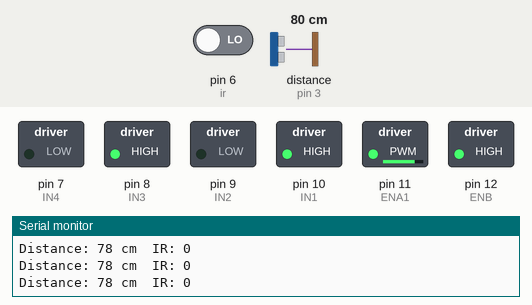
Bench run of a sketch on a simulated Arduino Uno, built with avr-gcc and run on an emulated ATmega328P. Shown: switched loads named in the sketch (green lamp = pin HIGH), the last lines printed to the serial monitor. Wiring (inferred from the names in the program): ultrasonic range finder: trigger pin 2; echo pin 3. Dashed ring = blinking. Inputs (shaded band) come from the test bench; at power-on: pin 6 (ir) LOW, distance to the obstacle (sensor on pin 3) 80 cm. The echo pulse lasts 58.3 µs per cm; pins used as bus, display or sensor lines are not drawn.

Above: at 1.2 s.
1.3 s: pin 6 (ir) driven HIGH
At 2.6 s:
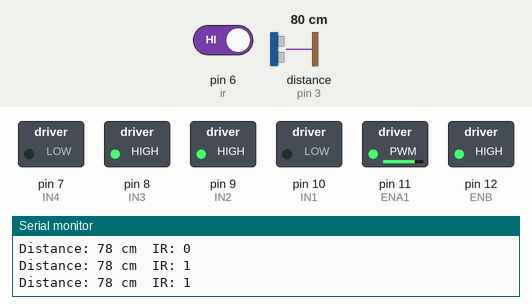
4.3 s: pin 6 (ir) driven LOW
At 4.79 s:
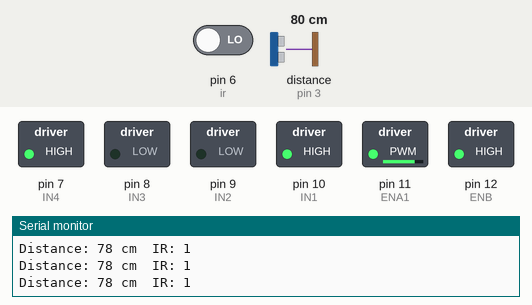
9.5 s: distance to the obstacle (sensor on pin 3) set to 28 cm
11.0 s: distance to the obstacle (sensor on pin 3) set to 22 cm
At 12.3 s:
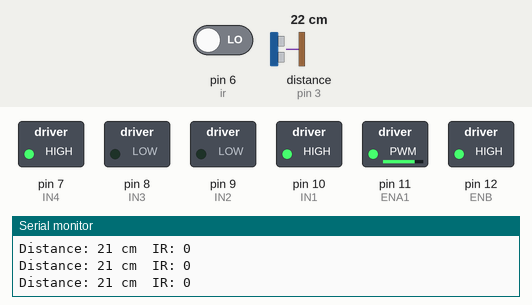
Timing chart, 0 to 13.5 s (numbered marks = the images above; inputs shaded):
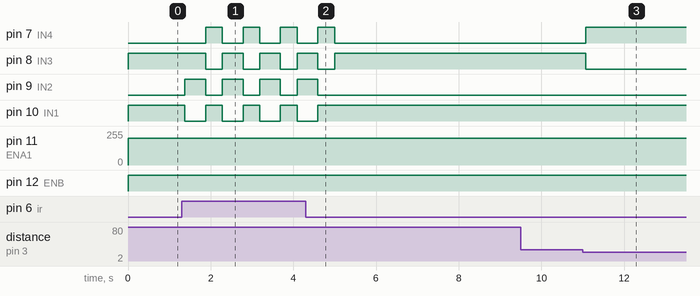

Measured:
- after the input at 1.3 s, pin 7 (IN4): alternates HIGH for 0.41 s and LOW for 0.50 s, starting after 0.58 s; pin 8 (IN3): alternates HIGH for 0.50 s and LOW for 0.41 s, starting after 0.58 s
- after the input at 4.3 s, pin 7 (IN4): goes on until 5.0 s, then stays LOW; pin 8 (IN3): goes on until 5.0 s, then stays HIGH; pin 9 (IN2): goes on until 4.6 s, then stays LOW; pin 10 (IN1): goes on until 4.6 s, then stays HIGH
- after the input at 11.0 s, pin 7 (IN4): LOW → HIGH after 0.07 s; pin 8 (IN3): HIGH → LOW after 0.07 s

The sketch:

sumo_robot_control_auto.ino
```cpp
int TRIG = 2;
int ECHO = 3;
int ir = 6;

int ENA1 = 11;
int IN1 = 10;
int IN2 = 9;
int IN3 = 8;
int IN4 = 7;
int ENB = 12;

int dir_speed = 200;

void setup() {
  pinMode(TRIG, OUTPUT);
  pinMode(ECHO, INPUT);
  pinMode(ir, INPUT);
  pinMode(ENA1, OUTPUT);
  pinMode(IN1, OUTPUT);
  pinMode(IN2, OUTPUT);
  pinMode(IN3, OUTPUT);
  pinMode(IN4, OUTPUT);
  pinMode(ENB, OUTPUT);

  Serial.begin(9600);
}

void loop() {
  long duration;
  int distance;
  int stop_line = digitalRead(ir);

  // --- Trigger the ultrasonic ---
  digitalWrite(TRIG, LOW);
  delayMicroseconds(2);
  digitalWrite(TRIG, HIGH);
  delayMicroseconds(10);
  digitalWrite(TRIG, LOW);

  // --- Get duration & convert to cm ---
  duration = pulseIn(ECHO, HIGH);
  distance = duration * 0.034 / 2;

  Serial.print("Distance: ");
  Serial.print(distance);
  Serial.print(" cm\tIR: ");
  Serial.println(stop_line);

  // --- Main logic ---
  if (stop_line == 1) {
    // 🟥 Line detected – GO BACKWARD
    analogWrite(ENA1, dir_speed);
    analogWrite(ENB, dir_speed);
    digitalWrite(IN1, LOW);
    digitalWrite(IN2, HIGH); // Left motor reverse
    digitalWrite(IN3, HIGH); // Right motor reverse
    digitalWrite(IN4, LOW);

    delay(500); // reverse for 0.5 seconds

    // Optional: rotate to reposition
    digitalWrite(IN1, HIGH);
    digitalWrite(IN2, LOW);
    digitalWrite(IN3, LOW);
    digitalWrite(IN4, HIGH);
    delay(300); // rotate slightly
  }
  else if (distance < 25 && distance > 0) {
    // 🟨 Enemy detected – PUSH FORWARD
    analogWrite(ENA1, dir_speed);
    analogWrite(ENB, dir_speed);
    digitalWrite(IN1, HIGH);
    digitalWrite(IN2, LOW);
    digitalWrite(IN3, LOW);
    digitalWrite(IN4, HIGH);
  }
  else {
    // 🟦 No enemy – SPIN and search
    analogWrite(ENA1, dir_speed);
    analogWrite(ENB, dir_speed);
    digitalWrite(IN1, HIGH);
    digitalWrite(IN2, LOW);
    digitalWrite(IN3, HIGH);
    digitalWrite(IN4, LOW);
  }

  delay(100);
}
```
